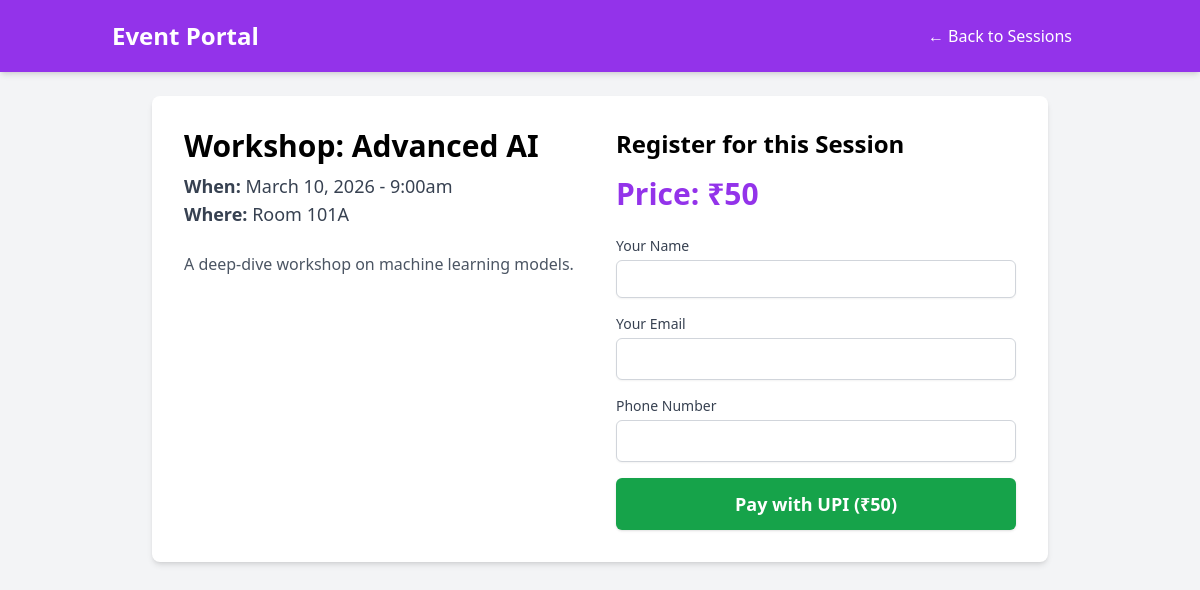
/sub_event.php?id=1 (signed in), run on the app's committed database.
### tables this page shows
CREATE TABLE `sub_events` (
  `id` int(11) NOT NULL,
  `main_event_id` int(11) NOT NULL,
  `name` varchar(255) NOT NULL,
  `date` datetime NOT NULL,
  `venue` varchar(255) DEFAULT NULL,
  `description` text DEFAULT NULL,
  `price` decimal(10,2) NOT NULL DEFAULT 0.00
);

### sub_event.php (the view, shortened to what this page needs)
<?php
include 'db.php';
$sub_event_id = $_GET['id'] ?? 0;
$sub_event = null;
if ($sub_event_id) {
    $stmt = $conn->prepare("SELECT * FROM sub_events WHERE id = ?");
    $stmt->bind_param("i", $sub_event_id);
    $stmt->execute();
    $result = $stmt->get_result();
    if ($result->num_rows === 1) {
        $sub_event = $result->fetch_assoc();
    }
}
$is_free = $sub_event['price'] <= 0;
$price_display = $is_free ? 'Free' : '₹' . number_format($sub_event['price']);
?>
<!DOCTYPE html>
<html lang="en">
<head>
    <script src="https://cdn.tailwindcss.com"></script>
</head>
<body class="bg-gray-100">
    <nav class="bg-purple-600 text-white shadow-md">
        <div class="container mx-auto px-6 py-4 flex justify-between items-center">
            <a href="index.php" class="text-2xl font-bold">Event Portal</a>
            <div class="flex space-x-4">
                <a href="event.php?id=<?php echo $sub_event['main_event_id']; ?>" class="py-2 px-4 hover:bg-purple-700 rounded">&larr; Back to Sessions</a>
            </div>
        </div>
    </nav>
    <main class="container mx-auto p-6">
        <div class="bg-white p-8 rounded-lg shadow-md max-w-4xl mx-auto">
            <div class="grid grid-cols-1 md:grid-cols-2 gap-8">
                <div>
                    <h1 class="text-3xl font-bold mb-2"><?php echo htmlspecialchars($sub_event['name']); ?></h1>
                    <div class="mb-6">
                        <p class="text-lg text-gray-700"><strong>When:</strong> <?php echo htmlspecialchars(date('F j, Y - g:ia', strtotime($sub_event['date']))); ?></p>
                        <p class="text-lg text-gray-700"><strong>Where:</strong> <?php echo htmlspecialchars($sub_event['venue']); ?></p>
                    </div>
                    <p class="text-gray-600 mb-4"><?php echo htmlspecialchars($sub_event['description']); ?></p>
                </div>
                <div classs="bg-gray-50 p-6 rounded-lg shadow-inner">
                    <h2 class="text-2xl font-semibold mb-4">Register for this Session</h2>
                    <div class="text-3xl font-bold text-purple-600 mb-6">
                        Price: <?php echo $price_display; ?>
                    </div>
                    <?php if ($is_free): ?>
                        <form action="register.php" method="POST" class="space-y-4">
                            <input type="hidden" name="sub_event_id" value="<?php echo htmlspecialchars($sub_event['id']); ?>">
                            <input type="hidden" name="price" value="0.00">
                            <div>
                                <label for="name" class="block text-sm font-medium text-gray-700">Your Name</label>
                                <input type="text" name="name" id="name" class="mt-1 block w-full p-2 border border-gray-300 rounded-md shadow-sm" required>
                            </div>
                            <div>
                                <label for="email" class="block text-sm font-medium text-gray-700">Your Email</label>
                                <input type="email" name="email" id="email" class="mt-1 block w-full p-2 border border-gray-300 rounded-md shadow-sm" required>
                            </div>
                            <div>
                                <label for="phone" class="block text-sm font-medium text-gray-700">Phone Number (Optional)</label>
                                <input type="text" name="phone" id="phone" class="mt-1 block w-full p-2 border border-gray-300 rounded-md shadow-sm">
                            </div>
                            <button type="submit" class="w-full bg-purple-600 text-white py-3 px-4 rounded-md shadow hover:bg-purple-700 font-semibold text-lg">
                                Register for Free
                            </button>
                        </form>
                    <?php else: ?>
                        <form action="checkout.php" method="POST" class="space-y-4">
                            <div>
                                <label for="name" class="block text-sm font-medium text-gray-700">Your Name</tabel>
                                <input type="text" name="name" id="name" class="mt-1 block w-full p-2 border border-gray-300 rounded-md shadow-sm" required>
                            </div>
                            <div>
                                <label for="email" class="block text-sm font-medium text-gray-700">Your Email</label>
                                <input type="email" name="email" id="email" class="mt-1 block w-full p-2 border border-gray-300 rounded-md shadow-sm" required>
                            </div>
                            <div>
                                <label for="phone" class="block text-sm font-medium text-gray-700">Phone Number</label>
                                <input type="text" name="phone" id="phone" class="mt-1 block w-full p-2 border border-gray-300 rounded-md shadow-sm">
                            </div>
                            <button type="submit" class="w-full bg-green-600 text-white py-3 px-4 rounded-md shadow hover:bg-green-700 font-semibold text-lg">
                                Pay with UPI (<?php echo $price_display; ?>)
                            </button>
                        </form>
                    <?php endif; ?>
                </div>
            </div>
        </div>
    </main>
</body>
</html>

### data on the page
sub_events: name "Workshop: Advanced AI", date "March 10, 2026 - 9:00am", venue "Room 101A", description "A deep-dive workshop on machine learning models.", price "₹50"
